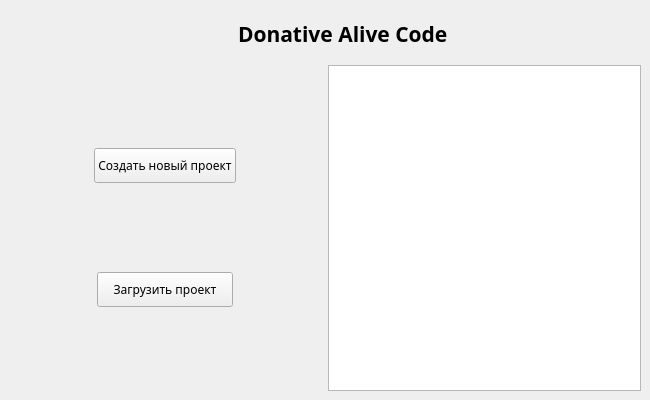
<?xml version="1.0" encoding="UTF-8"?>
<ui version="4.0">
 <class>Screensaver</class>
 <widget class="QMainWindow" name="Screensaver">
  <property name="geometry">
   <rect>
    <x>0</x>
    <y>0</y>
    <width>650</width>
    <height>400</height>
   </rect>
  </property>
  <property name="sizePolicy">
   <sizepolicy hsizetype="Expanding" vsizetype="Expanding">
    <horstretch>0</horstretch>
    <verstretch>0</verstretch>
   </sizepolicy>
  </property>
  <property name="minimumSize">
   <size>
    <width>400</width>
    <height>200</height>
   </size>
  </property>
  <property name="windowTitle">
   <string/>
  </property>
  <property name="windowIcon">
   <iconset>
    <normaloff>../build-IDE-Desktop_Qt_5_15_2_MinGW_64_bit-Debug/icon.png</normaloff>../build-IDE-Desktop_Qt_5_15_2_MinGW_64_bit-Debug/icon.png</iconset>
  </property>
  <widget class="QWidget" name="allWidget">
   <layout class="QGridLayout" name="gridLayout">
    <item row="1" column="1">
     <layout class="QVBoxLayout" name="listProjectsBlock">
      <item>
       <widget class="QListWidget" name="listProjects">
        <property name="sizePolicy">
         <sizepolicy hsizetype="Minimum" vsizetype="Expanding">
          <horstretch>0</horstretch>
          <verstretch>0</verstretch>
         </sizepolicy>
        </property>
        <property name="minimumSize">
         <size>
          <width>200</width>
          <height>0</height>
         </size>
        </property>
        <property name="font">
         <font>
          <family>Trebuchet MS</family>
         </font>
        </property>
        <property name="spacing">
         <number>5</number>
        </property>
       </widget>
      </item>
     </layout>
    </item>
    <item row="1" column="0">
     <layout class="QVBoxLayout" name="workOverApplication">
      <item alignment="Qt::AlignHCenter">
       <widget class="QPushButton" name="newProject">
        <property name="sizePolicy">
         <sizepolicy hsizetype="Fixed" vsizetype="Fixed">
          <horstretch>0</horstretch>
          <verstretch>0</verstretch>
         </sizepolicy>
        </property>
        <property name="minimumSize">
         <size>
          <width>136</width>
          <height>35</height>
         </size>
        </property>
        <property name="font">
         <font>
          <family>Trebuchet MS</family>
          <pointsize>9</pointsize>
         </font>
        </property>
        <property name="text">
         <string>Создать новый проект</string>
        </property>
       </widget>
      </item>
      <item alignment="Qt::AlignHCenter">
       <widget class="QPushButton" name="loadProject">
        <property name="sizePolicy">
         <sizepolicy hsizetype="Fixed" vsizetype="Fixed">
          <horstretch>0</horstretch>
          <verstretch>0</verstretch>
         </sizepolicy>
        </property>
        <property name="minimumSize">
         <size>
          <width>136</width>
          <height>35</height>
         </size>
        </property>
        <property name="font">
         <font>
          <family>Trebuchet MS</family>
          <pointsize>9</pointsize>
         </font>
        </property>
        <property name="text">
         <string>Загрузить проект</string>
        </property>
       </widget>
      </item>
     </layout>
    </item>
    <item row="0" column="0" colspan="2">
     <layout class="QHBoxLayout" name="nameApplicationBlock" stretch="1,2">
      <property name="spacing">
       <number>15</number>
      </property>
      <property name="leftMargin">
       <number>25</number>
      </property>
      <property name="rightMargin">
       <number>25</number>
      </property>
      <item alignment="Qt::AlignRight">
       <widget class="QLabel" name="iconApplication">
        <property name="sizePolicy">
         <sizepolicy hsizetype="Minimum" vsizetype="Minimum">
          <horstretch>0</horstretch>
          <verstretch>0</verstretch>
         </sizepolicy>
        </property>
        <property name="minimumSize">
         <size>
          <width>50</width>
          <height>50</height>
         </size>
        </property>
        <property name="maximumSize">
         <size>
          <width>50</width>
          <height>50</height>
         </size>
        </property>
        <property name="text">
         <string/>
        </property>
        <property name="pixmap">
         <pixmap>../../Pict/Logo.png</pixmap>
        </property>
        <property name="scaledContents">
         <bool>true</bool>
        </property>
       </widget>
      </item>
      <item alignment="Qt::AlignLeft">
       <widget class="QLabel" name="nameApplication">
        <property name="font">
         <font>
          <family>Century Gothic</family>
          <pointsize>16</pointsize>
          <weight>75</weight>
          <bold>true</bold>
         </font>
        </property>
        <property name="text">
         <string>Donative Alive Code</string>
        </property>
        <property name="margin">
         <number>15</number>
        </property>
       </widget>
      </item>
     </layout>
    </item>
   </layout>
  </widget>
 </widget>
 <resources/>
 <connections/>
</ui>
